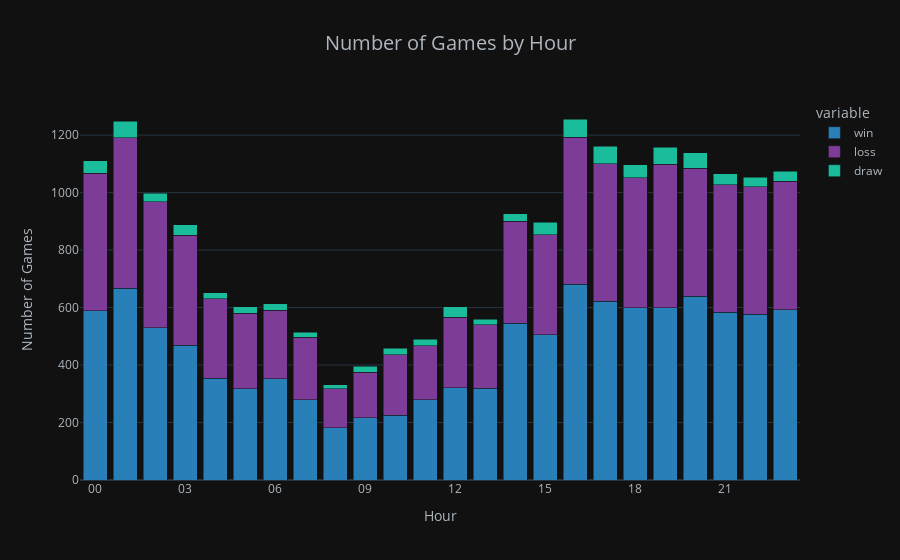

Notebook code for this chart:
### Markdown cell above
### Number of games by hours

### Code cell
pivot_table = pd.pivot_table(df, index='hour',columns = 'result', values = 'game_id', aggfunc='count')
Hour = pivot_table.index

fig = px.bar(pivot_table,x=Hour, y=['win','loss','draw'], color_discrete_sequence=[blue,purple,green],
             title='Number of Games by Hour',barmode ='stack')
fig.update_layout(font_color = '#AEB6BF',title_x = 0.5,title_font_size = 20,
                  xaxis_title = 'Hour',yaxis_title = 'Number of Games')
fig.update_xaxes(tickangle=0,dtick='3')
fig.show()

### Figure 1 — Plotly figure (JSON) as saved in the notebook; plotly's stock layout.template omitted (floating-point values rounded to 4 significant figures)
{"data": [{"alignmentgroup": "True", "hovertemplate": "variable=win<br>hour=%{x}<br>value=%{y}<extra></extra>", "legendgroup": "win", "marker": {"color": "#2980B9", "pattern": {"shape": ""}}, "name": "win", "offsetgroup": "win", "orientation": "v", "showlegend": true, "textposition": "auto", "type": "bar", "x": ["00", "01", "02", "03", "04", "05", "06", "07", "08", "09", "10", "11", "12", "13", "14", "15", "16", "17", "18", "19", "20", "21", "22", "23"], "xaxis": "x", "y": [589, 667, 530, 469, 354, 317, 352, 280, 182, 216, 226, 279, 321, 319, 546, 505, 681, 622, 600, 599, 639, 584, 576, 593], "yaxis": "y"}, {"alignmentgroup": "True", "hovertemplate": "variable=loss<br>hour=%{x}<br>value=%{y}<extra></extra>", "legendgroup": "loss", "marker": {"color": "#7D3C98", "pattern": {"shape": ""}}, "name": "loss", "offsetgroup": "loss", "orientation": "v", "showlegend": true, "textposition": "auto", "type": "bar", "x": ["00", "01", "02", "03", "04", "05", "06", "07", "08", "09", "10", "11", "12", "13", "14", "15", "16", "17", "18", "19", "20", "21", "22", "23"], "xaxis": "x", "y": [479, 524, 438, 382, 277, 264, 238, 217, 136, 159, 209, 188, 246, 222, 354, 349, 512, 479, 452, 499, 446, 443, 445, 446], "yaxis": "y"}, {"alignmentgroup": "True", "hovertemplate": "variable=draw<br>hour=%{x}<br>value=%{y}<extra></extra>", "legendgroup": "draw", "marker": {"color": "#1ABC9C", "pattern": {"shape": ""}}, "name": "draw", "offsetgroup": "draw", "orientation": "v", "showlegend": true, "textposition": "auto", "type": "bar", "x": ["00", "01", "02", "03", "04", "05", "06", "07", "08", "09", "10", "11", "12", "13", "14", "15", "16", "17", "18", "19", "20", "21", "22", "23"], "xaxis": "x", "y": [43, 57, 29, 37, 21, 21, 23, 17, 13, 20, 23, 22, 35, 18, 27, 42, 63, 60, 45, 59, 53, 39, 32, 36], "yaxis": "y"}], "layout": {"barmode": "stack", "font": {"color": "#AEB6BF"}, "legend": {"title": {"text": "variable"}, "tracegroupgap": 0}, "title": {"font": {"size": 20}, "text": "Number of Games by Hour", "x": 0.5}, "xaxis": {"anchor": "y", "domain": [0, 1], "dtick": "3", "tickangle": 0, "title": {"text": "Hour"}}, "yaxis": {"anchor": "x", "domain": [0, 1], "title": {"text": "Number of Games"}}}}
